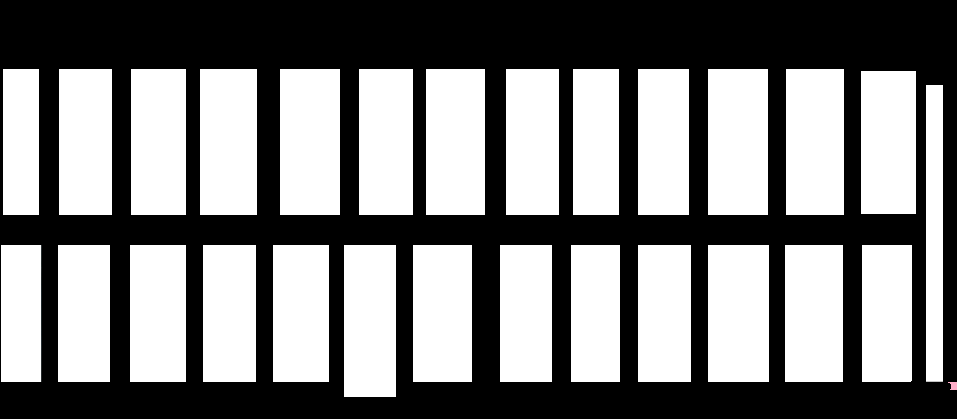
#> input picture mask.png, 957 x 419 px
$ python crp_car.py   (older library calls are emulated)
#> lines starting #> are read from the running program, lines starting #| are printed output that depends on the picture
import os
import cv2

output_dir = './clf-data/all '
mask_path = './mask.png'
mask = cv2.imread(mask_path, 0)
#> mask: shape (419, 957); min 0, max 255, mean 128.6

analysis = cv2.connectedComponentsWithStats(mask, 4, cv2.CV_32S)

(totalLabels, Label_ids, values, centroid) = analysis
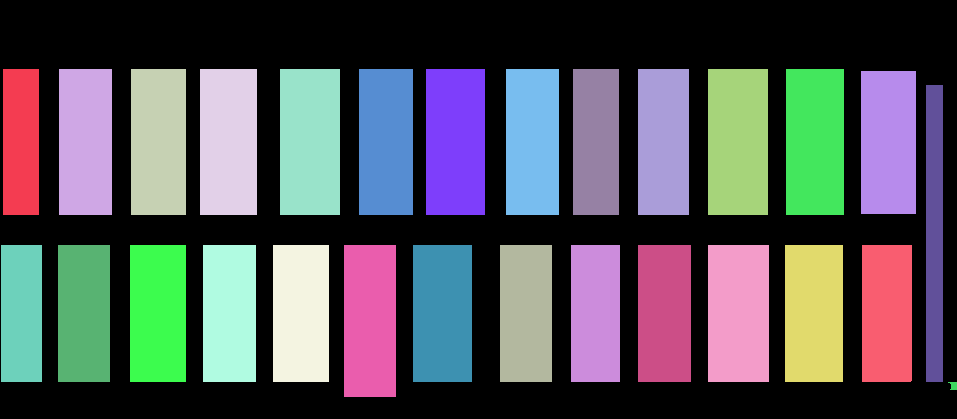
#> Label_ids: shape (419, 957) int32; 29 distinct labels, from 0 to 28; one colour per label, 0 black
#> totalLabels = 29; values = 29 rows, first 6: [0, 0, 957, 419, 198701], [3, 69, 36, 146, 5256], [59, 69, 53, 146, 7738], [131, 69, 55, 146, 8030], [200, 69, 57, 146, 8322], [280, 69, 60, 146, 8760]; centroid = 29 pairs, first value 20.5 to 953.1, second value 141.5 to 385.3

slots = []
for i in range(1, totalLabels):
    # Area of the component
#> (the run stopped early here; a loop or call above may not have finished)
